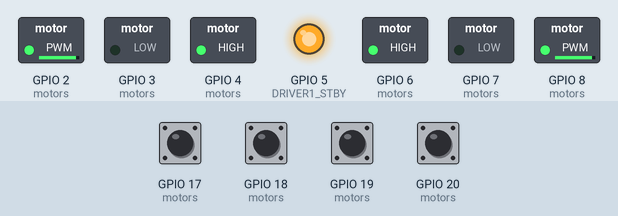
Bench run of a sketch on a simulated ESP32. Parts: switched loads named in the sketch (green lamp = pin HIGH), output pins drawn as LEDs (lit = HIGH). Inputs (shaded band) come from the test bench; at power-on: GPIO 17 (motors), GPIO 18 (motors), GPIO 19 (motors), GPIO 20 (motors) HIGH.

Above: at 1.2 s.
1.3 s: GPIO 17 (motors) pulled LOW for 0.15 s
At 3.4 s:
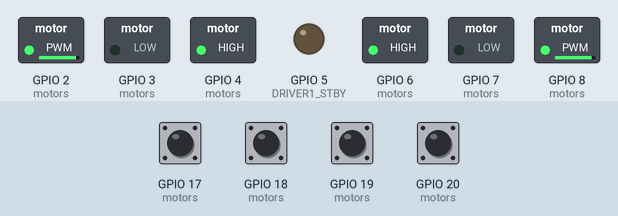
4.4 s: GPIO 19 (motors) pulled LOW for 0.15 s
At 5.2 s:
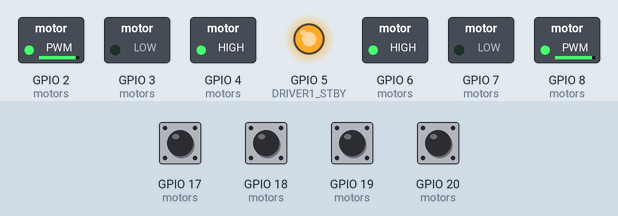
7.5 s: GPIO 17 (motors) pulled LOW for 1 s
At 10.7 s:
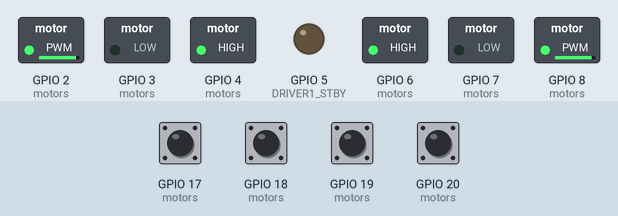
Timing chart, 0 to 17.5 s (numbered marks = the images above; inputs shaded):
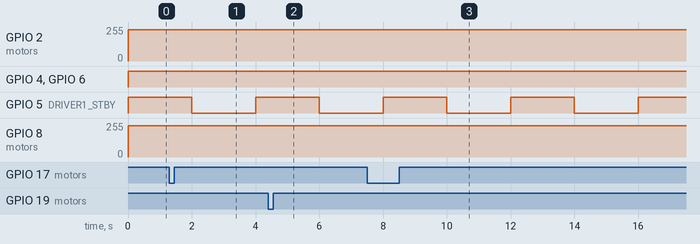

The sketch:

TestofMotorEncoders.ino
```cpp
#include "MotorControl.h"

void setup() {
    MotorControl::begin();
}

void loop() {
    MotorControl::startMotors(45);

    delay(2000);

    MotorControl::stopAllMotors();

    delay(2000);
}
```

MotorControl.cpp
```cpp
#include "MotorControl.h"

/* =========================
   CONFIGURATION
   ========================= */

const int COUNTS_PER_REV = 1176 * 4;
const int CONTROL_PERIOD_MS = 5;
const float KP = 0.4;
const int PWM_FREQ = 20000;
const int PWM_RES = 8;
const int MAX_PWM = 255;

const int DRIVER1_STBY = 5;

/* =========================
   MOTOR DEFINITIONS
   ========================= */

Motor MotorControl::motors[2] = {
  { 6, 7, 8, 0, 17, 18, 0, 0, 0, 1 },
  { 4, 3, 2, 1, 19, 20, 0, 0, 0, 1 }
};

/* =========================
   ENCODER ISRs
   ========================= */

void IRAM_ATTR encoderISR0() {
  MotorControl::motors[0].encoderCount += digitalRead(MotorControl::motors[0].encB) ? 1 : -1;
}

void IRAM_ATTR encoderISR1() {
  MotorControl::motors[1].encoderCount += digitalRead(MotorControl::motors[1].encB) ? 1 : -1;
}

/* =========================
   INITIALIZATION
   ========================= */

void MotorControl::begin() {
  pinMode(DRIVER1_STBY, OUTPUT);
  digitalWrite(DRIVER1_STBY, LOW);

  for (int i = 0; i < 2; i++) {
    pinMode(motors[i].in1, OUTPUT);
    pinMode(motors[i].in2, OUTPUT);

    pinMode(motors[i].encA, INPUT_PULLUP);
    pinMode(motors[i].encB, INPUT_PULLUP);

    ledcSetup(motors[i].pwmChannel, PWM_FREQ, PWM_RES);
    ledcAttachPin(motors[i].pwmPin, motors[i].pwmChannel);
  }

  attachInterrupt(digitalPinToInterrupt(motors[0].encA), encoderISR0, CHANGE);
  attachInterrupt(digitalPinToInterrupt(motors[1].encA), encoderISR1, CHANGE);
}

/* =========================
   START MOTORS (NEW)
   ========================= */

void MotorControl::startMotors(float degrees) {
  digitalWrite(DRIVER1_STBY, HIGH);
  float* degPtr = new float(degrees);
  // Launch a one‑shot task that rotates motors by "degrees"
  xTaskCreatePinnedToCore(
    MotorControl::motionTask,
    "MotionControl",
    4096,
    degPtr,  // pass degrees to task
    2,
    nullptr,
    1);
}

/* =========================
   MOTION FUNCTIONS
   ========================= */

void MotorControl::startMotion(float degrees) {
  long deltaCounts = (degrees / 360.0) * COUNTS_PER_REV;

  for (int i = 0; i < 2; i++) {
    motors[i].startCount = motors[i].encoderCount;
    motors[i].targetCount = motors[i].startCount + deltaCounts * motors[i].direction;

    if (motors[i].direction > 0) {
      digitalWrite(motors[i].in1, HIGH);
      digitalWrite(motors[i].in2, LOW);
    } else {
      digitalWrite(motors[i].in1, LOW);
      digitalWrite(motors[i].in2, HIGH);
    }
  }
}

bool MotorControl::motionComplete() {
  for (int i = 0; i < 2; i++) {
    if (abs(motors[i].targetCount - motors[i].encoderCount) > 3) {
      return false;
    }
  }
  digitalWrite(DRIVER1_STBY, LOW);
  return true;
}

void MotorControl::stopAllMotors() {
  for (int i = 0; i < 2; i++) {
    ledcWrite(motors[i].pwmChannel, 0);
  }
  digitalWrite(DRIVER1_STBY, LOW);
}

/* =========================
   MOTION CONTROL TASK
   ========================= */

void MotorControl::motionTask(void* pv) {
  float degrees = *(float*)pv;
  delete (float*)pv;

  startMotion(degrees);

  while (!motionComplete()) {
    for (int i = 0; i < 2; i++) {
      long error = motors[i].targetCount - motors[i].encoderCount;
      int pwm = constrain(abs(error) * KP, 0, MAX_PWM);
      ledcWrite(motors[i].pwmChannel, pwm);
    }
    vTaskDelay(CONTROL_PERIOD_MS / portTICK_PERIOD_MS);
  }

  stopAllMotors();

  vTaskDelete(nullptr);  // task ends after one motion
}
```

MotorControl.h
```cpp
#ifndef MOTOR_CONTROL_H
#define MOTOR_CONTROL_H

#include <Arduino.h>

struct Motor {
  int in1, in2;
  int pwmPin;
  int pwmChannel;
  int encA, encB;

  volatile long encoderCount;
  long startCount;
  long targetCount;
  int direction;
};

namespace MotorControl {

extern Motor motors[2];

void begin();                     // hardware only
void startMotors(float degrees);  // rotate motors by given degrees
void startMotion(float deg);      // internal helper
bool motionComplete();
void stopAllMotors();
void motionTask(void *pv);  // executes one motion then exits

}

#endif
```

Measured:
- after the input at 1.3 s, GPIO 8 (motors): 234/255 → 233/255 at once, → 234/255 2.7 s later
- after the input at 4.4 s, GPIO 2 (motors): 234/255 → 233/255 at once
- after the input at 7.5 s, GPIO 8 (motors): 234/255 → 233/255 at once, → 234/255 0.50 s later, → 233/255 0.50 s later, → 234/255 3.5 s later
- by itself, GPIO 5 (DRIVER1_STBY): alternates HIGH for 2.0 s and LOW for 2.0 s
